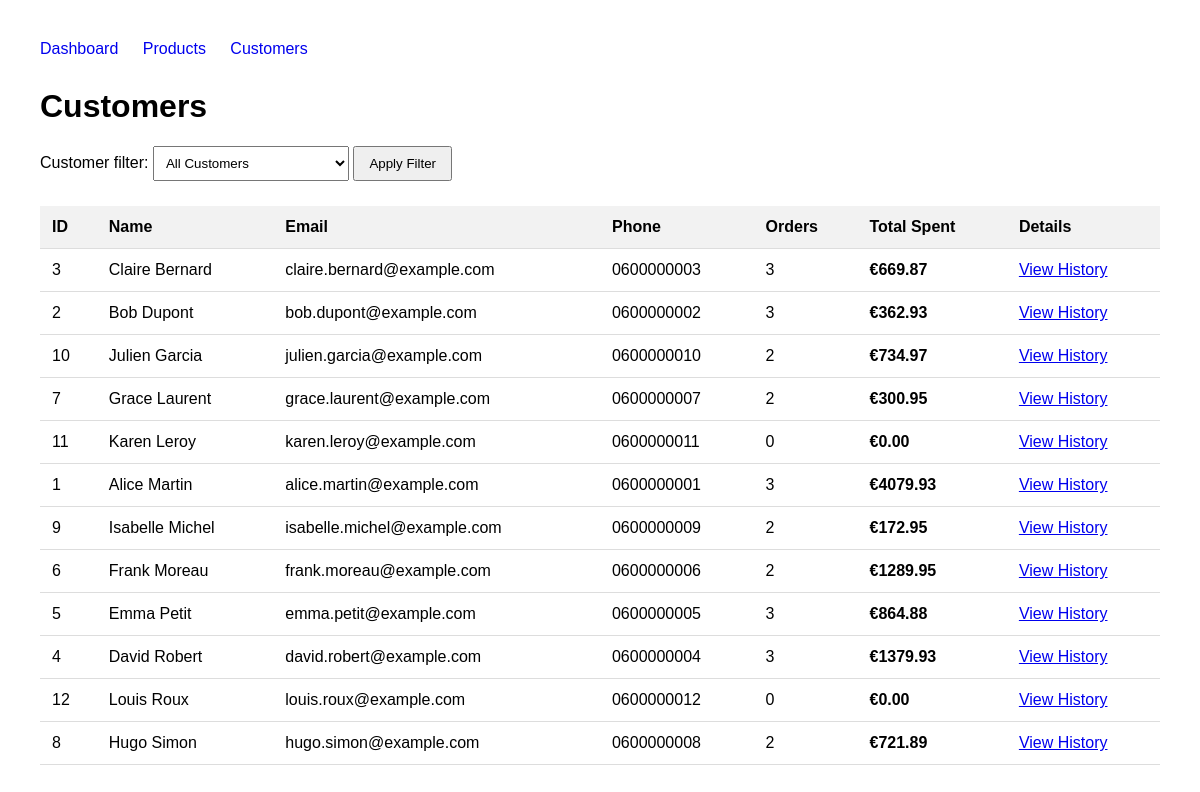
The app's page /customers/ with its own data.
### tables this page shows
CREATE TABLE customers (
    customer_id INTEGER PRIMARY KEY AUTOINCREMENT,
    first_name TEXT NOT NULL,
    last_name TEXT NOT NULL,
    email TEXT NOT NULL UNIQUE,
    phone TEXT,
    created_at TEXT NOT NULL DEFAULT CURRENT_TIMESTAMP
);

### src/routes/customers.py (the view)
@customers_bp.route("/")
def customer_list():
    connection = get_db_connection()
    customer_filter = request.args.get("filter", "all")
    query = """
        SELECT
            c.customer_id,
            c.first_name,
            c.last_name,
            c.email,
            c.phone,
            c.created_at,
            COUNT(DISTINCT o.order_id) AS order_count,
            COALESCE(
                SUM(oi.quantity * oi.unit_price),
                0
            ) AS total_spent
        FROM customers c
        LEFT JOIN orders o
            ON c.customer_id = o.customer_id
        LEFT JOIN order_items oi
            ON o.order_id = oi.order_id
        GROUP BY
            c.customer_id,
            c.first_name,
            c.last_name,
            c.email,
            c.phone,
            c.created_at
    """
    if customer_filter == "with_orders":
        query += """
            HAVING COUNT(DISTINCT o.order_id) > 0
        """
    elif customer_filter == "without_orders":
        query += """
            HAVING COUNT(DISTINCT o.order_id) = 0
        """
    query += """
        ORDER BY c.last_name ASC, c.first_name ASC
    """
    customers = connection.execute(query).fetchall()
    connection.close()
    return render_template(
        "customers.html",
        customers=customers,
        selected_filter=customer_filter
    )

### src/database.py (called while the page is built)
def get_db_connection():
    connection = sqlite3.connect(DATABASE_PATH)
    connection.row_factory = sqlite3.Row
    connection.execute("PRAGMA foreign_keys = ON")
    return connection

### src/templates/customers.html (shortened to what this page needs)
<!DOCTYPE html>
<html>
<head>
</head>
<body>
    <nav>
        <a href="{{ url_for('dashboard') }}">Dashboard</a>
        <a href="{{ url_for('products.product_list') }}">Products</a>
        <a href="{{ url_for('customers.customer_list') }}">Customers</a>
    </nav>
    <h1>Customers</h1>
    <form method="GET" class="filter-form">
        <label for="filter">Customer filter:</label>
        <select id="filter" name="filter">
            <option
                value="all"
                {% if selected_filter == "all" %}selected{% endif %}
            >
                All Customers
            </option>
        </select>
        <button type="submit">Apply Filter</button>
    </form>
    <table>
        <thead>
            <tr>
                <th>ID</th>
                <th>Name</th>
                <th>Email</th>
                <th>Phone</th>
                <th>Orders</th>
                <th>Total Spent</th>
                <th>Details</th>
            </tr>
        </thead>
        <tbody>
            {% for customer in customers %}
                <tr>
                    <td>
                        {{ customer.customer_id }}
                    </td>
                    <td>
                        {{ customer.first_name }}
                        {{ customer.last_name }}
                    </td>
                    <td>
                        {{ customer.email }}
                    </td>
                    <td>
                        {{ customer.phone or "-" }}
                    </td>
                    <td>
                        {{ customer.order_count }}
                    </td>
                    <td class="money">
                        €{{ "%.2f"|format(customer.total_spent) }}
                    </td>
                    <td>
                        <a href="{{ url_for(
                            'customers.customer_detail',
                            customer_id=customer.customer_id
                        ) }}">
                            View History
                        </a>
                    </td>
                </tr>
            {% else %}
                <tr>
                    <td colspan="7">
                        No customers found.
                    </td>
                </tr>
            {% endfor %}
        </tbody>
    </table>
</body>
</html>

### src/templates/customers.html (style rules this page uses)
body { font-family: Arial, sans-serif; margin: 40px; }
nav { margin-bottom: 30px; }
nav a { margin-right: 20px; text-decoration: none; }
.filter-form { margin-bottom: 25px; }
select { padding: 8px; }
button { padding: 8px 14px; cursor: pointer; }
table { width: 100%; border-collapse: collapse; }
th, td { padding: 12px; border-bottom: 1px solid #ddd; text-align: left; }
th { background: #f2f2f2; }
.money { font-weight: bold; }

### records on screen
customers: customer_id "3", first_name "Claire", last_name "Bernard", email "claire.bernard@example.com", phone "0600000003", order_count "3", total_spent "669.87"
customers: customer_id "2", first_name "Bob", last_name "Dupont", email "bob.dupont@example.com", phone "0600000002", order_count "3", total_spent "362.93"
customers: customer_id "10", first_name "Julien", last_name "Garcia", email "julien.garcia@example.com", phone "0600000010", order_count "2", total_spent "734.97"
customers: customer_id "7", first_name "Grace", last_name "Laurent", email "grace.laurent@example.com", phone "0600000007", order_count "2", total_spent "300.95"
customers: customer_id "11", first_name "Karen", last_name "Leroy", email "karen.leroy@example.com", phone "0600000011", order_count "0", total_spent "0.00"
customers: customer_id "1", first_name "Alice", last_name "Martin", email "alice.martin@example.com", phone "0600000001", order_count "3", total_spent "4079.93"
customers: customer_id "9", first_name "Isabelle", last_name "Michel", email "isabelle.michel@example.com", phone "0600000009", order_count "2", total_spent "172.95"
customers: customer_id "6", first_name "Frank", last_name "Moreau", email "frank.moreau@example.com", phone "0600000006", order_count "2", total_spent "1289.95"
customers: customer_id "5", first_name "Emma", last_name "Petit", email "emma.petit@example.com", phone "0600000005", order_count "3", total_spent "864.88"
customers: customer_id "4", first_name "David", last_name "Robert", email "david.robert@example.com", phone "0600000004", order_count "3", total_spent "1379.93"
customers: customer_id "12", first_name "Louis", last_name "Roux", email "louis.roux@example.com", phone "0600000012", order_count "0", total_spent "0.00"
customers: customer_id "8", first_name "Hugo", last_name "Simon", email "hugo.simon@example.com", phone "0600000008", order_count "2", total_spent "721.89"
